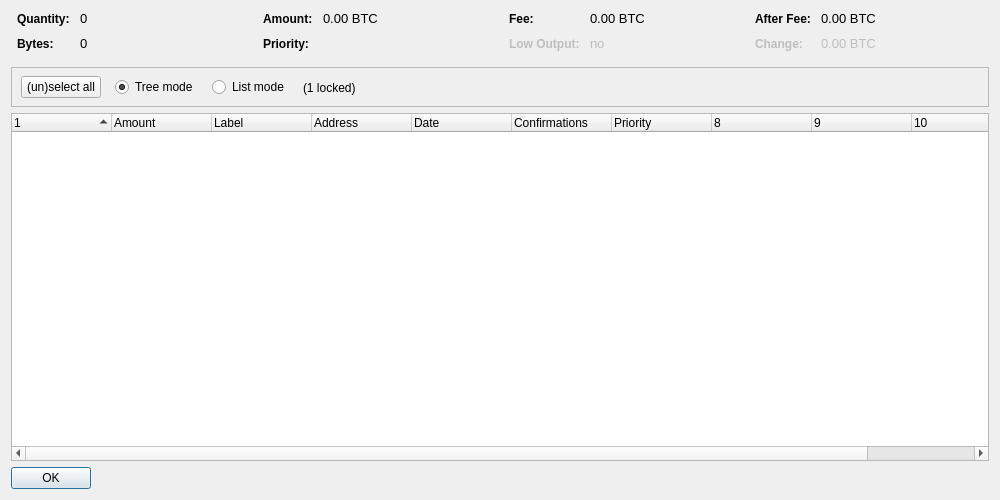
<?xml version="1.0" encoding="UTF-8"?>
<ui version="4.0">
 <class>CoinControlDialog</class>
 <widget class="QDialog" name="CoinControlDialog">
  <property name="geometry">
   <rect>
    <x>0</x>
    <y>0</y>
    <width>1000</width>
    <height>500</height>
   </rect>
  </property>
  <property name="windowTitle">
   <string>Coin Control</string>
  </property>
  <layout class="QVBoxLayout" name="verticalLayout">
   <item>
    <layout class="QHBoxLayout" name="horizontalLayoutTop" stretch="0,0,0,0">
     <property name="topMargin">
      <number>0</number>
     </property>
     <property name="bottomMargin">
      <number>10</number>
     </property>
     <item>
      <layout class="QFormLayout" name="formLayoutCoinControl1">
       <property name="horizontalSpacing">
        <number>10</number>
       </property>
       <property name="verticalSpacing">
        <number>10</number>
       </property>
       <property name="leftMargin">
        <number>6</number>
       </property>
       <property name="rightMargin">
        <number>6</number>
       </property>
       <item row="0" column="0">
        <widget class="QLabel" name="labelCoinControlQuantityText">
         <property name="font">
          <font>
           <weight>75</weight>
           <bold>true</bold>
          </font>
         </property>
         <property name="styleSheet">
          <string notr="true">font-weight:bold;</string>
         </property>
         <property name="text">
          <string>Quantity:</string>
         </property>
        </widget>
       </item>
       <item row="0" column="1">
        <widget class="QLabel" name="labelCoinControlQuantity">
         <property name="font">
          <font>
           <family>Helvetica</family>
           <pointsize>10</pointsize>
           <weight>50</weight>
           <bold>false</bold>
          </font>
         </property>
         <property name="cursor">
          <cursorShape>IBeamCursor</cursorShape>
         </property>
         <property name="contextMenuPolicy">
          <enum>Qt::ActionsContextMenu</enum>
         </property>
         <property name="text">
          <string notr="true">0</string>
         </property>
         <property name="textInteractionFlags">
          <set>Qt::LinksAccessibleByMouse|Qt::TextSelectableByKeyboard|Qt::TextSelectableByMouse</set>
         </property>
        </widget>
       </item>
       <item row="1" column="0">
        <widget class="QLabel" name="labelCoinControlBytesText">
         <property name="font">
          <font>
           <weight>75</weight>
           <bold>true</bold>
          </font>
         </property>
         <property name="styleSheet">
          <string notr="true">font-weight:bold;</string>
         </property>
         <property name="text">
          <string>Bytes:</string>
         </property>
        </widget>
       </item>
       <item row="1" column="1">
        <widget class="QLabel" name="labelCoinControlBytes">
         <property name="font">
          <font>
           <family>Helvetica</family>
           <pointsize>10</pointsize>
           <weight>50</weight>
           <bold>false</bold>
          </font>
         </property>
         <property name="cursor">
          <cursorShape>IBeamCursor</cursorShape>
         </property>
         <property name="contextMenuPolicy">
          <enum>Qt::ActionsContextMenu</enum>
         </property>
         <property name="text">
          <string notr="true">0</string>
         </property>
         <property name="textInteractionFlags">
          <set>Qt::LinksAccessibleByMouse|Qt::TextSelectableByKeyboard|Qt::TextSelectableByMouse</set>
         </property>
        </widget>
       </item>
      </layout>
     </item>
     <item>
      <layout class="QFormLayout" name="formLayoutCoinControl2">
       <property name="horizontalSpacing">
        <number>10</number>
       </property>
       <property name="verticalSpacing">
        <number>10</number>
       </property>
       <property name="leftMargin">
        <number>6</number>
       </property>
       <property name="rightMargin">
        <number>6</number>
       </property>
       <item row="0" column="0">
        <widget class="QLabel" name="labelCoinControlAmountText">
         <property name="font">
          <font>
           <weight>75</weight>
           <bold>true</bold>
          </font>
         </property>
         <property name="styleSheet">
          <string notr="true">font-weight:bold;</string>
         </property>
         <property name="text">
          <string>Amount:</string>
         </property>
        </widget>
       </item>
       <item row="0" column="1">
        <widget class="QLabel" name="labelCoinControlAmount">
         <property name="font">
          <font>
           <family>Helvetica</family>
           <pointsize>10</pointsize>
           <weight>50</weight>
           <bold>false</bold>
          </font>
         </property>
         <property name="cursor">
          <cursorShape>IBeamCursor</cursorShape>
         </property>
         <property name="contextMenuPolicy">
          <enum>Qt::ActionsContextMenu</enum>
         </property>
         <property name="text">
          <string notr="true">0.00 BTC</string>
         </property>
         <property name="textInteractionFlags">
          <set>Qt::LinksAccessibleByMouse|Qt::TextSelectableByKeyboard|Qt::TextSelectableByMouse</set>
         </property>
        </widget>
       </item>
       <item row="1" column="0">
        <widget class="QLabel" name="labelCoinControlPriorityText">
         <property name="font">
          <font>
           <weight>75</weight>
           <bold>true</bold>
          </font>
         </property>
         <property name="styleSheet">
          <string notr="true">font-weight:bold;</string>
         </property>
         <property name="text">
          <string>Priority:</string>
         </property>
        </widget>
       </item>
       <item row="1" column="1">
        <widget class="QLabel" name="labelCoinControlPriority">
         <property name="font">
          <font>
           <family>Helvetica</family>
           <pointsize>10</pointsize>
           <weight>50</weight>
           <bold>false</bold>
          </font>
         </property>
         <property name="cursor">
          <cursorShape>IBeamCursor</cursorShape>
         </property>
         <property name="contextMenuPolicy">
          <enum>Qt::ActionsContextMenu</enum>
         </property>
         <property name="text">
          <string/>
         </property>
         <property name="textInteractionFlags">
          <set>Qt::LinksAccessibleByMouse|Qt::TextSelectableByKeyboard|Qt::TextSelectableByMouse</set>
         </property>
        </widget>
       </item>
      </layout>
     </item>
     <item>
      <layout class="QFormLayout" name="formLayoutCoinControl3">
       <property name="horizontalSpacing">
        <number>10</number>
       </property>
       <property name="verticalSpacing">
        <number>10</number>
       </property>
       <property name="leftMargin">
        <number>6</number>
       </property>
       <property name="rightMargin">
        <number>6</number>
       </property>
       <item row="0" column="0">
        <widget class="QLabel" name="labelCoinControlFeeText">
         <property name="font">
          <font>
           <weight>75</weight>
           <bold>true</bold>
          </font>
         </property>
         <property name="styleSheet">
          <string notr="true">font-weight:bold;</string>
         </property>
         <property name="text">
          <string>Fee:</string>
         </property>
        </widget>
       </item>
       <item row="0" column="1">
        <widget class="QLabel" name="labelCoinControlFee">
         <property name="font">
          <font>
           <family>Helvetica</family>
           <pointsize>10</pointsize>
           <weight>50</weight>
           <bold>false</bold>
          </font>
         </property>
         <property name="cursor">
          <cursorShape>IBeamCursor</cursorShape>
         </property>
         <property name="contextMenuPolicy">
          <enum>Qt::ActionsContextMenu</enum>
         </property>
         <property name="text">
          <string notr="true">0.00 BTC</string>
         </property>
         <property name="textInteractionFlags">
          <set>Qt::LinksAccessibleByMouse|Qt::TextSelectableByKeyboard|Qt::TextSelectableByMouse</set>
         </property>
        </widget>
       </item>
       <item row="1" column="0">
        <widget class="QLabel" name="labelCoinControlLowOutputText">
         <property name="enabled">
          <bool>false</bool>
         </property>
         <property name="font">
          <font>
           <weight>75</weight>
           <bold>true</bold>
          </font>
         </property>
         <property name="styleSheet">
          <string notr="true">font-weight:bold;</string>
         </property>
         <property name="text">
          <string>Low Output:</string>
         </property>
        </widget>
       </item>
       <item row="1" column="1">
        <widget class="QLabel" name="labelCoinControlLowOutput">
         <property name="enabled">
          <bool>false</bool>
         </property>
         <property name="font">
          <font>
           <family>Helvetica</family>
           <pointsize>10</pointsize>
           <weight>50</weight>
           <bold>false</bold>
          </font>
         </property>
         <property name="cursor">
          <cursorShape>IBeamCursor</cursorShape>
         </property>
         <property name="contextMenuPolicy">
          <enum>Qt::ActionsContextMenu</enum>
         </property>
         <property name="text">
          <string>no</string>
         </property>
         <property name="textInteractionFlags">
          <set>Qt::LinksAccessibleByMouse|Qt::TextSelectableByKeyboard|Qt::TextSelectableByMouse</set>
         </property>
        </widget>
       </item>
      </layout>
     </item>
     <item>
      <layout class="QFormLayout" name="formLayoutCoinControl4">
       <property name="horizontalSpacing">
        <number>10</number>
       </property>
       <property name="verticalSpacing">
        <number>10</number>
       </property>
       <property name="leftMargin">
        <number>6</number>
       </property>
       <property name="rightMargin">
        <number>6</number>
       </property>
       <item row="0" column="0">
        <widget class="QLabel" name="labelCoinControlAfterFeeText">
         <property name="font">
          <font>
           <weight>75</weight>
           <bold>true</bold>
          </font>
         </property>
         <property name="styleSheet">
          <string notr="true">font-weight:bold;</string>
         </property>
         <property name="text">
          <string>After Fee:</string>
         </property>
        </widget>
       </item>
       <item row="0" column="1">
        <widget class="QLabel" name="labelCoinControlAfterFee">
         <property name="font">
          <font>
           <family>Helvetica</family>
           <pointsize>10</pointsize>
           <weight>50</weight>
           <bold>false</bold>
          </font>
         </property>
         <property name="cursor">
          <cursorShape>IBeamCursor</cursorShape>
         </property>
         <property name="contextMenuPolicy">
          <enum>Qt::ActionsContextMenu</enum>
         </property>
         <property name="text">
          <string notr="true">0.00 BTC</string>
         </property>
         <property name="textInteractionFlags">
          <set>Qt::LinksAccessibleByMouse|Qt::TextSelectableByKeyboard|Qt::TextSelectableByMouse</set>
         </property>
        </widget>
       </item>
       <item row="1" column="0">
        <widget class="QLabel" name="labelCoinControlChangeText">
         <property name="enabled">
          <bool>false</bool>
         </property>
         <property name="font">
          <font>
           <weight>75</weight>
           <bold>true</bold>
          </font>
         </property>
         <property name="styleSheet">
          <string notr="true">font-weight:bold;</string>
         </property>
         <property name="text">
          <string>Change:</string>
         </property>
        </widget>
       </item>
       <item row="1" column="1">
        <widget class="QLabel" name="labelCoinControlChange">
         <property name="enabled">
          <bool>false</bool>
         </property>
         <property name="font">
          <font>
           <family>Helvetica</family>
           <pointsize>10</pointsize>
           <weight>50</weight>
           <bold>false</bold>
          </font>
         </property>
         <property name="cursor">
          <cursorShape>IBeamCursor</cursorShape>
         </property>
         <property name="contextMenuPolicy">
          <enum>Qt::ActionsContextMenu</enum>
         </property>
         <property name="text">
          <string notr="true">0.00 BTC</string>
         </property>
         <property name="textInteractionFlags">
          <set>Qt::LinksAccessibleByMouse|Qt::TextSelectableByKeyboard|Qt::TextSelectableByMouse</set>
         </property>
        </widget>
       </item>
      </layout>
     </item>
    </layout>
   </item>
   <item>
    <widget class="QFrame" name="frame">
     <property name="minimumSize">
      <size>
       <width>0</width>
       <height>40</height>
      </size>
     </property>
     <property name="frameShape">
      <enum>QFrame::StyledPanel</enum>
     </property>
     <property name="frameShadow">
      <enum>QFrame::Sunken</enum>
     </property>
     <widget class="QWidget" name="horizontalLayoutWidget">
      <property name="geometry">
       <rect>
        <x>10</x>
        <y>0</y>
        <width>781</width>
        <height>41</height>
       </rect>
      </property>
      <layout class="QHBoxLayout" name="horizontalLayoutPanel" stretch="0,0,0,0,0">
       <property name="spacing">
        <number>14</number>
       </property>
       <item>
        <widget class="QPushButton" name="pushButtonSelectAll">
         <property name="sizePolicy">
          <sizepolicy hsizetype="Maximum" vsizetype="Fixed">
           <horstretch>0</horstretch>
           <verstretch>0</verstretch>
          </sizepolicy>
         </property>
         <property name="font">
          <font>
           <family>Helvetica</family>
           <weight>50</weight>
           <bold>false</bold>
          </font>
         </property>
         <property name="text">
          <string>(un)select all</string>
         </property>
        </widget>
       </item>
       <item>
        <widget class="QRadioButton" name="radioTreeMode">
         <property name="sizePolicy">
          <sizepolicy hsizetype="Maximum" vsizetype="Fixed">
           <horstretch>0</horstretch>
           <verstretch>0</verstretch>
          </sizepolicy>
         </property>
         <property name="font">
          <font>
           <family>Helvetica</family>
           <weight>50</weight>
           <bold>false</bold>
          </font>
         </property>
         <property name="text">
          <string>Tree mode</string>
         </property>
         <property name="checked">
          <bool>true</bool>
         </property>
        </widget>
       </item>
       <item>
        <widget class="QRadioButton" name="radioListMode">
         <property name="sizePolicy">
          <sizepolicy hsizetype="Maximum" vsizetype="Fixed">
           <horstretch>0</horstretch>
           <verstretch>0</verstretch>
          </sizepolicy>
         </property>
         <property name="font">
          <font>
           <family>Helvetica</family>
           <weight>50</weight>
           <bold>false</bold>
          </font>
         </property>
         <property name="text">
          <string>List mode</string>
         </property>
        </widget>
       </item>
       <item>
        <widget class="QLabel" name="labelLocked">
         <property name="font">
          <font>
           <family>Helvetica</family>
           <weight>50</weight>
           <bold>false</bold>
          </font>
         </property>
         <property name="text">
          <string>(1 locked)</string>
         </property>
        </widget>
       </item>
       <item>
        <spacer name="horizontalSpacer">
         <property name="orientation">
          <enum>Qt::Horizontal</enum>
         </property>
         <property name="sizeHint" stdset="0">
          <size>
           <width>40</width>
           <height>20</height>
          </size>
         </property>
        </spacer>
       </item>
      </layout>
     </widget>
    </widget>
   </item>
   <item>
    <widget class="CoinControlTreeWidget" name="treeWidget">
     <property name="font">
      <font>
       <family>Helvetica</family>
       <weight>50</weight>
       <bold>false</bold>
      </font>
     </property>
     <property name="contextMenuPolicy">
      <enum>Qt::CustomContextMenu</enum>
     </property>
     <property name="sortingEnabled">
      <bool>false</bool>
     </property>
     <property name="columnCount">
      <number>11</number>
     </property>
     <attribute name="headerShowSortIndicator" stdset="0">
      <bool>true</bool>
     </attribute>
     <attribute name="headerStretchLastSection">
      <bool>false</bool>
     </attribute>
     <column>
      <property name="text">
       <string/>
      </property>
     </column>
     <column>
      <property name="text">
       <string>Amount</string>
      </property>
     </column>
     <column>
      <property name="text">
       <string notr="true">Label</string>
      </property>
     </column>
     <column>
      <property name="text">
       <string>Address</string>
      </property>
     </column>
     <column>
      <property name="text">
       <string>Date</string>
      </property>
     </column>
     <column>
      <property name="text">
       <string>Confirmations</string>
      </property>
      <property name="toolTip">
       <string>Confirmed</string>
      </property>
     </column>
     <column>
      <property name="text">
       <string>Priority</string>
      </property>
     </column>
     <column>
      <property name="text">
       <string/>
      </property>
     </column>
     <column>
      <property name="text">
       <string/>
      </property>
     </column>
     <column>
      <property name="text">
       <string/>
      </property>
     </column>
     <column>
      <property name="text">
       <string/>
      </property>
     </column>
    </widget>
   </item>
   <item>
    <widget class="QDialogButtonBox" name="buttonBox">
     <property name="sizePolicy">
      <sizepolicy hsizetype="Maximum" vsizetype="Fixed">
       <horstretch>0</horstretch>
       <verstretch>0</verstretch>
      </sizepolicy>
     </property>
     <property name="font">
      <font>
       <family>Helvetica</family>
       <weight>50</weight>
       <bold>false</bold>
      </font>
     </property>
     <property name="orientation">
      <enum>Qt::Horizontal</enum>
     </property>
     <property name="standardButtons">
      <set>QDialogButtonBox::Ok</set>
     </property>
    </widget>
   </item>
  </layout>
 </widget>
 <customwidgets>
  <customwidget>
   <class>CoinControlTreeWidget</class>
   <extends>QTreeWidget</extends>
   <header>coincontroltreewidget.h</header>
  </customwidget>
 </customwidgets>
 <resources/>
 <connections/>
</ui>
